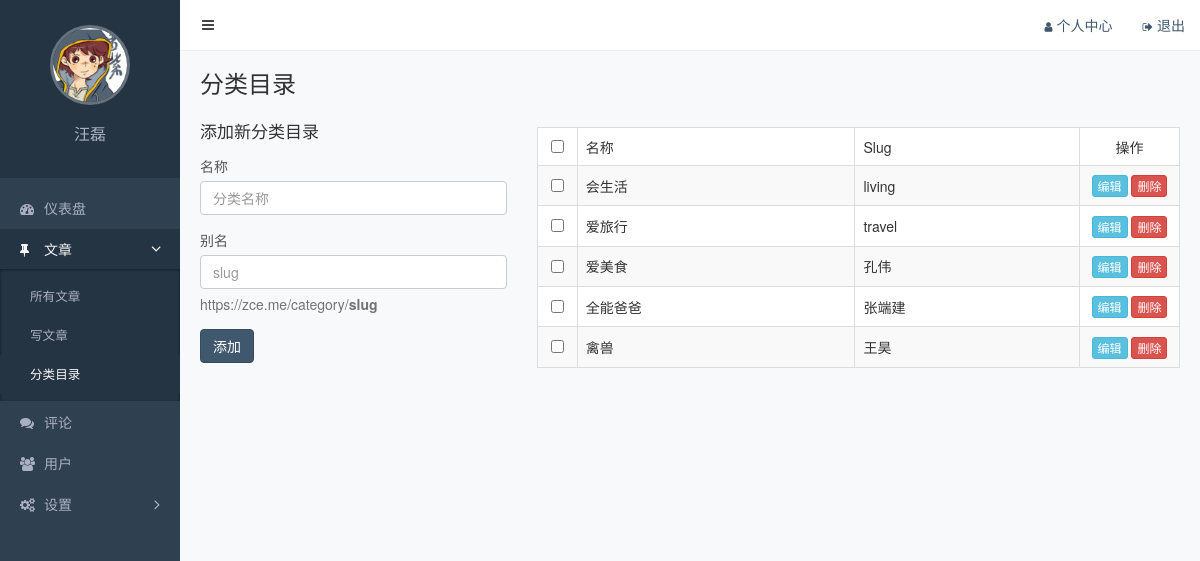
Screenshot of /admin/categories.php (signed in) with the database file from the repository.
### tables this page shows
CREATE TABLE `categories` (
  `id` int(11) NOT NULL AUTO_INCREMENT COMMENT '主键',
  `slug` varchar(200) NOT NULL COMMENT '鍒悕',
  `name` varchar(200) NOT NULL COMMENT '鍒嗙被鍚嶇О',
  PRIMARY KEY (`id`),
  UNIQUE KEY `slug` (`slug`)
);

### functions.php (called while the page is built, shortened)
<?php
function xiu_fetch($sql){
	$conn = mysqli_connect(XIU_DB_HOST,XIU_DB_USER,XIU_DB_PASS,XIU_DB_NAME);
	$query = mysqli_query($conn,$sql);
	while ($row = mysqli_fetch_assoc($query)) {
		$result[] = $row;
	}
	return $result;
}
 ?>

### admin/categories.php (the view, shortened to what this page needs)
<?php
require_once 'D:/web/v-hosts/baixiu-dev/functions.php';
$categories = xiu_fetch('select * from categories');
 ?>
<!DOCTYPE html>
<html lang="zh-CN">
<head>
  <link rel="stylesheet" href="/static/assets/vendors/bootstrap/css/bootstrap.css">
  <link rel="stylesheet" href="/static/assets/vendors/font-awesome/css/font-awesome.css">
  <link rel="stylesheet" href="/static/assets/vendors/nprogress/nprogress.css">
  <link rel="stylesheet" href="/static/assets/css/admin.css">
</head>
<body>
  <div class="main">
    <?php include 'inc/navbar.php'; ?>
    <div class="container-fluid">
      <div class="page-title">
        <h1>分类目录</h1>
      </div>
      <div class="row">
        <div class="col-md-4">
          <?php if (isset($current_edit_category)): ?>
              <form action="<?php echo $_SERVER['PHP_SELF']; ?>?id=<?php echo $current_edit_category[0]['id']; ?>" method="post">
                <h2>编辑《<?php echo $current_edit_category[0]['name']; ?>》</h2>
                <div class="form-group">
                  <label for="name">名称</label>
                  <input id="name" class="form-control" name="name" type="text" value="<?php echo $current_edit_category[0]['name']; ?>">
                </div>
                <div class="form-group">
                  <label for="slug">别名</label>
                  <input id="slug" class="form-control" name="slug" type="text" value="<?php echo $current_edit_category[0]['slug']; ?>">
                  <p class="help-block">https://zce.me/category/<strong>slug</strong></p>
                </div>
                <div class="form-group">
                  <button class="btn btn-primary" type="submit">修改</button>
               </div>
          </form>
            <?php else: ?>
              <form action="<?php echo $_SERVER['PHP_SELF']; ?>" method="post">
                <h2>添加新分类目录</h2>
                <div class="form-group">
                  <label for="name">名称</label>
                  <input id="name" class="form-control" name="name" type="text" placeholder="分类名称">
                </div>
                <div class="form-group">
                  <label for="slug">别名</label>
                  <input id="slug" class="form-control" name="slug" type="text" placeholder="slug">
                  <p class="help-block">https://zce.me/category/<strong>slug</strong></p>
                </div>
                <div class="form-group">
                  <button class="btn btn-primary" type="submit">添加</button>
                </div>
          </form>
          <?php endif ?>
        </div>
        <div class="col-md-8">
          <table class="table table-striped table-bordered table-hover">
            <thead>
              <tr>
                <th class="text-center" width="40"><input type="checkbox"></th>
                <th>名称</th>
                <th>Slug</th>
                <th class="text-center" width="100">操作</th>
              </tr>
            </thead>
            <tbody>
              <?php foreach ($categories as $item): ?>
                <tr>
                <td class="text-center"><input type="checkbox" data-id="<?php echo $item['id']; ?>"></td>
                <td><?php echo $item['name']; ?></td>
                <td><?php echo $item['slug']; ?></td>
                <td class="text-center">
                  <a href="/admin/categories.php?id=<?php echo $item['id']; ?>" class="btn btn-info btn-xs">编辑</a>
                  <a href="/admin/category-delete.php?id=<?php echo $item['id']; ?>" class="btn btn-danger btn-xs">删除</a>
                </td>
              </tr>
              <?php endforeach ?>
            </tbody>
          </table>
        </div>
      </div>
    </div>
  </div>
  <?php include 'inc/sidebar.php'; ?>
</body>
</html>

### static/assets/css/admin.css (style rules this page uses)
.form-control { box-shadow: none; }
body { background-color: #f8f9fb; -webkit-font-smoothing: antialiased; -moz-osx-font-smoothing: grayscale; }
.main { position: relative; overflow: hidden; min-width: 844px; min-height: 100vh; padding: 70px 5px 20px 185px; }
.main .container-fluid .page-title { overflow: hidden; margin-bottom: 20px; }
.main .container-fluid .page-title h1 { display: inline-block; margin: 0; font-size: 24px; font-weight: 400; }
.main .container-fluid form h2 { margin-top: 5px; margin-bottom: 15px; font-size: 17px; font-weight: 400; }
.main .container-fluid table { background-color: #fff; }
.main .container-fluid th { border-bottom: 1px; font-weight: 400; }
.main .container-fluid td { vertical-align: middle; }
.main .container-fluid label { color: #555; font-weight: normal; }

### rows the page displays
categories: name "会生活", slug "living"
categories: name "爱旅行", slug "travel"
categories: name "爱美食", slug "孔伟"
categories: name "全能爸爸", slug "张端建"
categories: name "禽兽", slug "王昊"

### other values shown
$current_user['nickname'] "汪磊"
